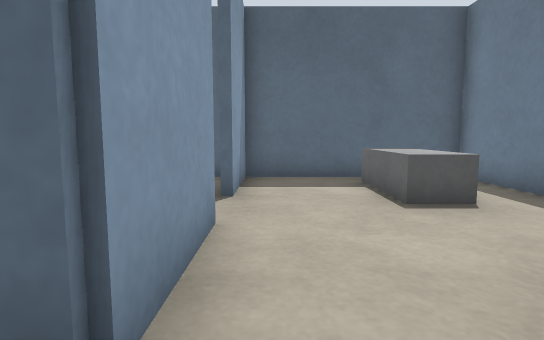
view 1 (above)

13 first-person views from a walk through a robot-simulator world made for Gazebo. The camera is 0.6 m above the floor, tilts 6° down and sees 80° across. The floor is counted in squares, 0.5 m on a side. Each view is taken from the middle of a square. On the plan, view 1 faces up. The plan holds only what a view shows up to about 13 squares ahead; the rest is blank. The robots in the file are not drawn.

view 2
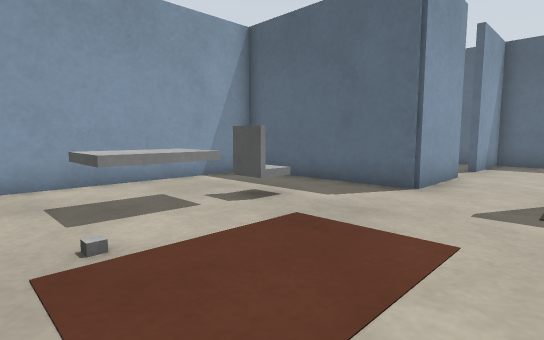

view 3
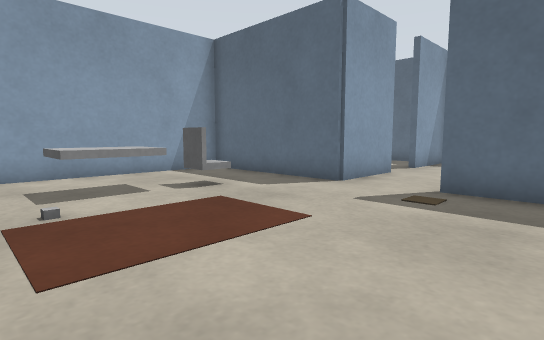

view 4
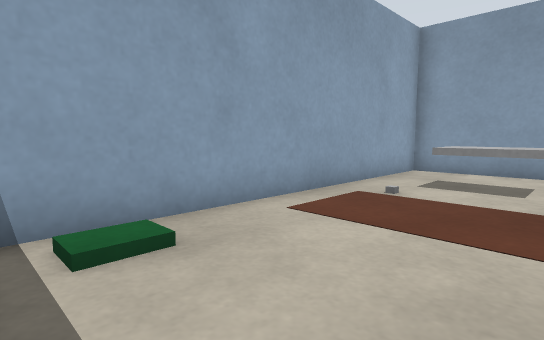

view 5
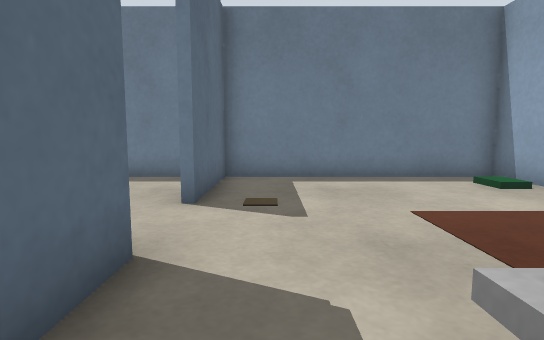

view 6
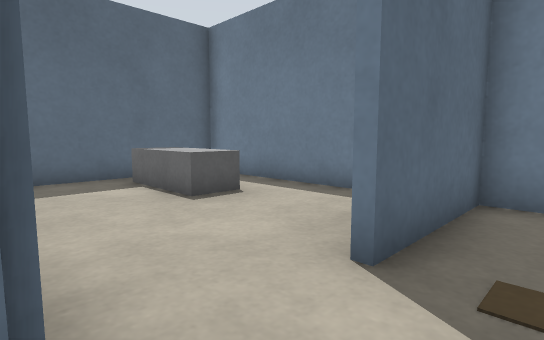

view 7
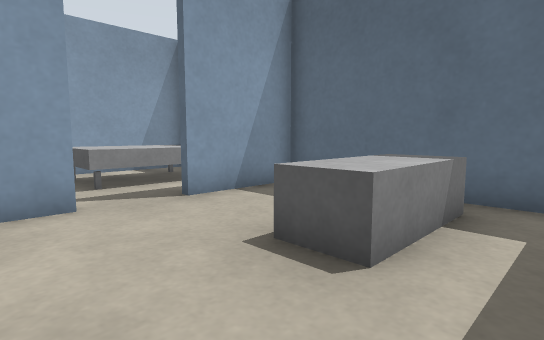

view 8
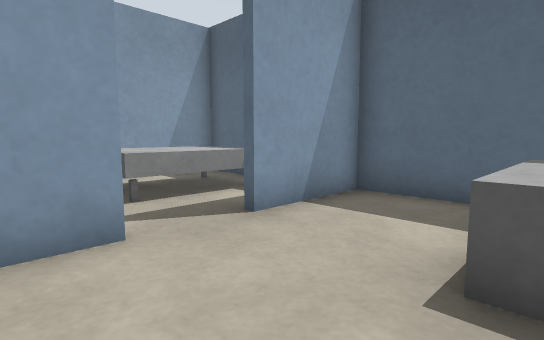

view 9
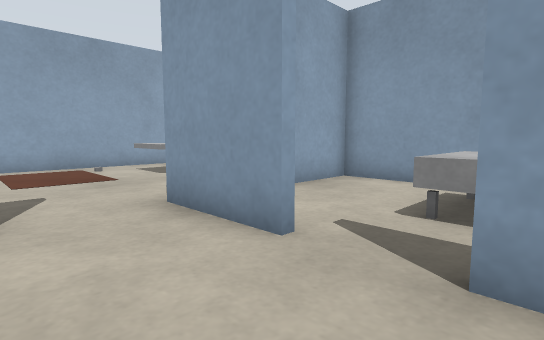

view 10
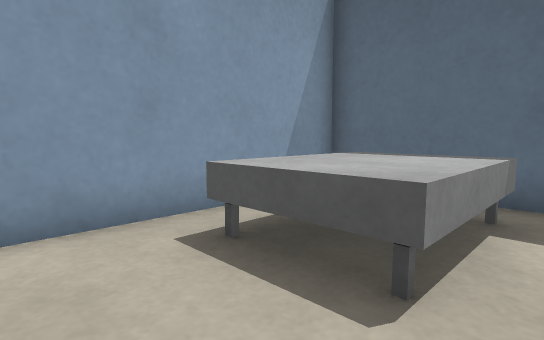

view 11
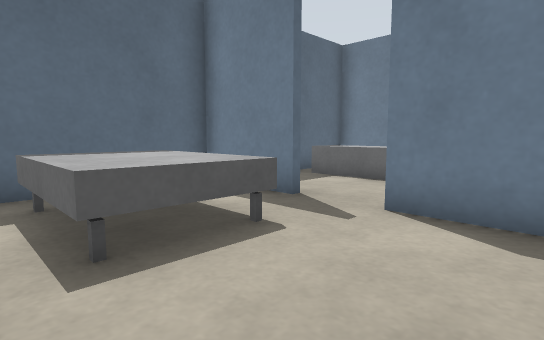

view 12
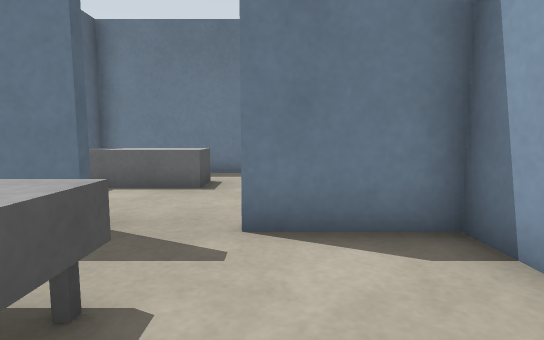

view 13
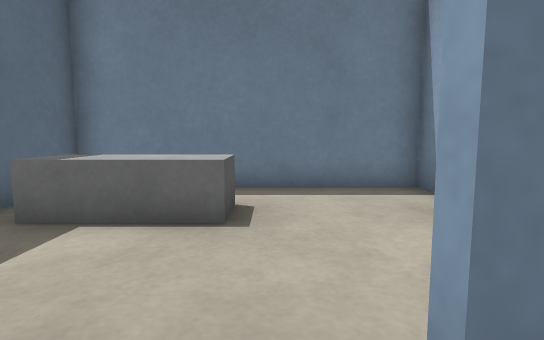

### Floor plan
Points are (right, up) in squares from view 1. A wall is a line through its corners. A room is listed if a view was taken in it or the views show most of it. See-through windows are left out.
Room 1 (views 1, 2, 3, 4, 5, 6)
walls: (-0.8, 1.4) (-6.5, 1.4) (-6.5, -6.5) (5.5, -6.5) (5.5, 1); (5.5, 1.4) (1.6, 1.4)
ways out: opening at (0.5, 1) to room 2
objects: grey box (-4, -4) to (-3, -3); chair (-3, -2) to (-3, -1); grey box (-2, -5)
Room 2 (views 7, 8, 9)
walls: (-0.8, 4.5) (-0.8, 1.4); (4.6, 1.6) (5.5, 1.6); (5.5, 1) (5.5, 9.5) (-0.8, 9.5) (-0.8, 6.4)
ways out: opening at (0.5, 1) to room 1; opening at (-1, 5.5) to room 3
objects: grey box (3, 6) to (3, 8)
Room 3 (views 10, 11, 12, 13)
walls: (-1, 6.4) (-1, 9.5) (-6.5, 9.5) (-6.5, 1.6) (-4.1, 1.6); (-2.4, 1.6) (-1, 1.6) (-1, 4.5)
ways out: opening at (-1, 5.5) to room 2
objects: bed (-5, 5) to (-3, 8)

Positions as (right, up) in squares from view 1, and headings:
1: (0, 0), facing up
2: (2, -6), facing up-left
3: (4, -6), facing up-left
4: (5, -2), facing down-left
5: (-4, 0), facing right
6: (-1, 0), facing up-right
7: (5, 3), facing up-left
8: (3, 3), facing up-left
9: (2, 7), facing down-left
10: (-2, 3), facing up-left
11: (-6, 2), facing up-right
12: (-5, 4), facing right
13: (-2, 5), facing right
